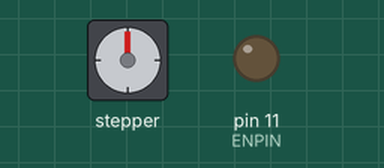
Recording of a sketch running on a simulated Arduino Uno, built with avr-gcc and run on an emulated ATmega328P. Shown: stepper motor, output pins drawn as LEDs (lit = HIGH). Stepper angles assume 200 steps per turn.

Above: at 0.05 s.
Timing chart, 0 to 3.0 s (numbered marks = the images above):
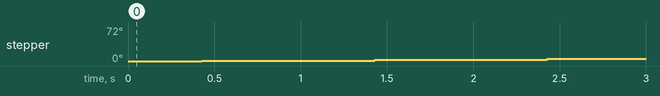

The sketch:

planchet_bot.ino
```cpp
#include <AccelStepper.h>

#define DIR  7
#define STEP 8
#define ENPIN 11

AccelStepper charkaStepper(AccelStepper::DRIVER, STEP, DIR);

String initCMD;   //Serial data from raspberry pi to start arm movement cycle

void setup() {
  // put your setup code here, to run once:
  Serial.begin(9600);
  pinMode(ENPIN, OUTPUT);
  digitalWrite(ENPIN, LOW);
}

void loop() {
  // put your main code here, to run repeatedly:
  runSeq();
  delay(300000);
}

void runSeq(){
  //Serial.println("sequence initiated");
  charkaStepper.setSpeed(100);
  charkaStepper.setAcceleration(5);
  charkaStepper.moveTo(8000); // for how long the sequence will run (60s preset)
  while(charkaStepper.distanceToGo() != 0){
  charkaStepper.run();
  }
  charkaStepper.setCurrentPosition(0);
}
```
